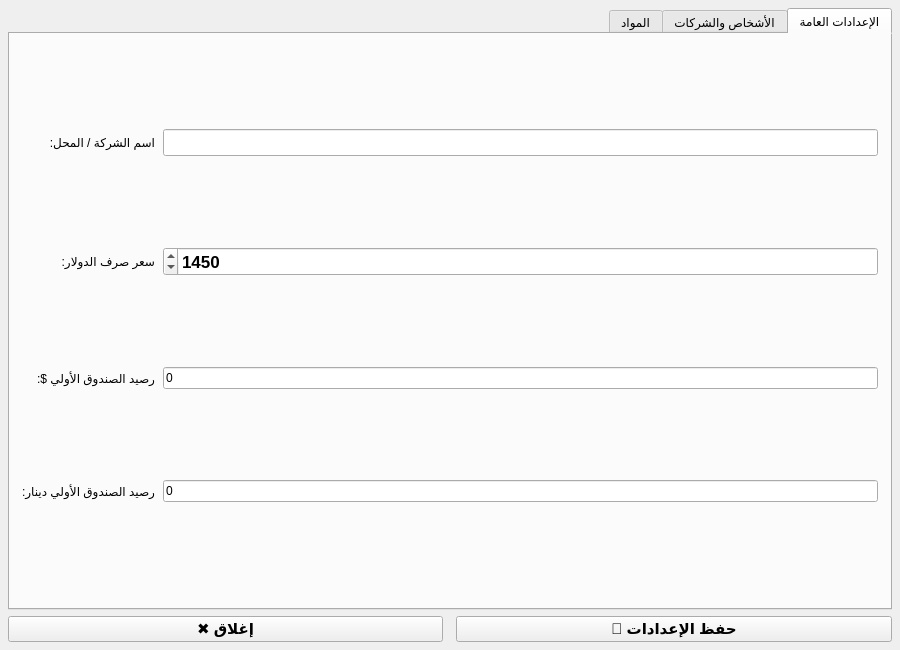
<?xml version="1.0" encoding="UTF-8"?>
<ui version="4.0">
 <class>SystemSettings</class>
 <widget class="QDialog" name="SystemSettings">
  <property name="geometry"><rect><x>0</x><y>0</y><width>900</width><height>650</height></rect></property>
  <property name="windowTitle"><string>أعداد النظام</string></property>
  <property name="layoutDirection"><enum>Qt::RightToLeft</enum></property>
  <layout class="QVBoxLayout" name="rootLayout">
   <property name="spacing"><number>6</number></property>
   <property name="margin"><number>8</number></property>
   <item>
    <widget class="QTabWidget" name="tabWidget">
     <property name="layoutDirection"><enum>Qt::RightToLeft</enum></property>

     <!-- TAB 1: General Settings -->
     <widget class="QWidget" name="tabGeneral">
      <attribute name="title"><string>الإعدادات العامة</string></attribute>
      <layout class="QGridLayout" name="settingsGrid">
       <property name="spacing"><number>8</number></property>
       <property name="margin"><number>12</number></property>
       <item row="0" column="1"><widget class="QLabel" name="lblCompanyName"><property name="text"><string>اسم الشركة / المحل:</string></property></widget></item>
       <item row="0" column="0"><widget class="QLineEdit" name="txtCompanyName"><property name="font"><font><family>Tahoma</family><pointsize>12</pointsize><bold>true</bold></font></property></widget></item>
       <item row="1" column="1"><widget class="QLabel" name="lblExchRate"><property name="text"><string>سعر صرف الدولار:</string></property></widget></item>
       <item row="1" column="0">
        <widget class="QDoubleSpinBox" name="spnExchRate">
         <property name="minimum"><double>1.000000</double></property>
         <property name="maximum"><double>99999.000000</double></property>
         <property name="decimals"><number>0</number></property>
         <property name="value"><double>1450.000000</double></property>
         <property name="font"><font><family>Tahoma</family><pointsize>13</pointsize><bold>true</bold></font></property>
        </widget>
       </item>
       <item row="2" column="1"><widget class="QLabel"><property name="text"><string>رصيد الصندوق الأولي $:</string></property></widget></item>
       <item row="2" column="0"><widget class="QLineEdit" name="txtCashboxDollar"><property name="text"><string>0</string></property></widget></item>
       <item row="3" column="1"><widget class="QLabel"><property name="text"><string>رصيد الصندوق الأولي دينار:</string></property></widget></item>
       <item row="3" column="0"><widget class="QLineEdit" name="txtCashboxDinar"><property name="text"><string>0</string></property></widget></item>
       <item row="4" column="0" colspan="2"><spacer><property name="orientation"><enum>Qt::Vertical</enum></property></spacer></item>
      </layout>
     </widget>

     <!-- TAB 2: Customers -->
     <widget class="QWidget" name="tabCustomers">
      <attribute name="title"><string>الأشخاص والشركات</string></attribute>
      <layout class="QVBoxLayout" name="custTabLayout">
       <property name="spacing"><number>4</number></property>
       <property name="margin"><number>6</number></property>
       <item>
        <widget class="QGroupBox" name="grpCustForm">
         <property name="title"><string>بيانات الشخص / الشركة</string></property>
         <layout class="QGridLayout" name="custFormGrid">
          <property name="spacing"><number>6</number></property>
          <item row="0" column="3"><widget class="QLabel"><property name="text"><string>الاسم:</string></property></widget></item>
          <item row="0" column="2"><widget class="QLineEdit" name="txtCustName"/></item>
          <item row="0" column="1"><widget class="QLabel"><property name="text"><string>المنطقة:</string></property></widget></item>
          <item row="0" column="0"><widget class="QLineEdit" name="txtCustRegion"/></item>
          <item row="1" column="3"><widget class="QLabel"><property name="text"><string>الهاتف:</string></property></widget></item>
          <item row="1" column="2"><widget class="QLineEdit" name="txtCustPhone"/></item>
          <item row="1" column="1"><widget class="QLabel"><property name="text"><string>العنوان:</string></property></widget></item>
          <item row="1" column="0"><widget class="QLineEdit" name="txtCustAddress"/></item>
          <item row="2" column="3"><widget class="QLabel"><property name="text"><string>الرصيد $:</string></property></widget></item>
          <item row="2" column="2"><widget class="QDoubleSpinBox" name="spnCustBalDollar"><property name="minimum"><double>-999999.000000</double></property><property name="maximum"><double>999999.000000</double></property><property name="decimals"><number>2</number></property></widget></item>
          <item row="2" column="1"><widget class="QLabel"><property name="text"><string>الرصيد دينار:</string></property></widget></item>
          <item row="2" column="0"><widget class="QDoubleSpinBox" name="spnCustBalDinar"><property name="minimum"><double>-999999999.000000</double></property><property name="maximum"><double>999999999.000000</double></property><property name="decimals"><number>0</number></property></widget></item>
          <item row="3" column="3"><widget class="QLabel"><property name="text"><string>النوع:</string></property></widget></item>
          <item row="3" column="2"><widget class="QComboBox" name="cmbCustType"><item><property name="text"><string>شخص</string></property></item><item><property name="text"><string>شركة</string></property></item></widget></item>
          <item row="3" column="1"><widget class="QLabel"><property name="text"><string>ملاحظات:</string></property></widget></item>
          <item row="3" column="0"><widget class="QLineEdit" name="txtCustNotes"/></item>
         </layout>
        </widget>
       </item>
       <item>
        <layout class="QHBoxLayout">
         <item><widget class="QPushButton" name="btnSaveCust"><property name="text"><string>💾 حفظ</string></property><property name="minimumHeight"><number>32</number></property></widget></item>
         <item><widget class="QPushButton" name="btnNewCust"><property name="text"><string>+ جديد</string></property><property name="minimumHeight"><number>32</number></property></widget></item>
         <item><spacer><property name="orientation"><enum>Qt::Horizontal</enum></property></spacer></item>
         <item><widget class="QPushButton" name="btnDeleteCust"><property name="text"><string>✖ حذف</string></property><property name="minimumHeight"><number>32</number></property></widget></item>
        </layout>
       </item>
       <item>
        <widget class="QTableWidget" name="tblCustomers">
         <property name="selectionBehavior"><enum>QAbstractItemView::SelectRows</enum></property>
         <column><property name="text"><string>الاسم</string></property></column>
         <column><property name="text"><string>المنطقة</string></property></column>
         <column><property name="text"><string>الهاتف</string></property></column>
         <column><property name="text"><string>الرصيد $</string></property></column>
         <column><property name="text"><string>الرصيد د</string></property></column>
         <column><property name="text"><string>النوع</string></property></column>
        </widget>
       </item>
      </layout>
     </widget>

     <!-- TAB 3: Products -->
     <widget class="QWidget" name="tabProducts">
      <attribute name="title"><string>المواد</string></attribute>
      <layout class="QVBoxLayout" name="prodTabLayout">
       <property name="spacing"><number>4</number></property>
       <property name="margin"><number>6</number></property>
       <item>
        <widget class="QGroupBox" name="grpProdForm">
         <property name="title"><string>بيانات المادة</string></property>
         <layout class="QGridLayout" name="prodFormGrid">
          <property name="spacing"><number>6</number></property>
          <item row="0" column="5"><widget class="QLabel"><property name="text"><string>الباركود:</string></property></widget></item>
          <item row="0" column="4"><widget class="QLineEdit" name="txtBarcode"/></item>
          <item row="0" column="3"><widget class="QLabel"><property name="text"><string>اسم المادة:</string></property></widget></item>
          <item row="0" column="0" colspan="3"><widget class="QLineEdit" name="txtProdName"/></item>
          <item row="1" column="5"><widget class="QLabel"><property name="text"><string>المجموعة:</string></property></widget></item>
          <item row="1" column="4"><widget class="QLineEdit" name="txtProdGroup"/></item>
          <item row="1" column="3"><widget class="QLabel"><property name="text"><string>النوع:</string></property></widget></item>
          <item row="1" column="2"><widget class="QLineEdit" name="txtProdType"/></item>
          <item row="2" column="5"><widget class="QLabel"><property name="text"><string>سعر الكلفة:</string></property></widget></item>
          <item row="2" column="4"><widget class="QDoubleSpinBox" name="spnCost"><property name="maximum"><double>999999.000000</double></property><property name="decimals"><number>3</number></property></widget></item>
          <item row="2" column="3"><widget class="QLabel"><property name="text"><string>تعبئة الكرتون:</string></property></widget></item>
          <item row="2" column="2"><widget class="QSpinBox" name="spnCartoon"><property name="minimum"><number>1</number></property><property name="maximum"><number>9999</number></property><property name="value"><number>1</number></property></widget></item>
          <item row="3" column="5"><widget class="QLabel"><property name="text"><string>جملة $:</string></property></widget></item>
          <item row="3" column="4"><widget class="QDoubleSpinBox" name="spnWsDollar"><property name="maximum"><double>999999.000000</double></property><property name="decimals"><number>3</number></property></widget></item>
          <item row="3" column="3"><widget class="QLabel"><property name="text"><string>مفرد $:</string></property></widget></item>
          <item row="3" column="2"><widget class="QDoubleSpinBox" name="spnRetDollar"><property name="maximum"><double>999999.000000</double></property><property name="decimals"><number>3</number></property></widget></item>
          <item row="4" column="5"><widget class="QLabel"><property name="text"><string>جملة د:</string></property></widget></item>
          <item row="4" column="4"><widget class="QDoubleSpinBox" name="spnWsDinar"><property name="maximum"><double>9999999.000000</double></property><property name="decimals"><number>0</number></property></widget></item>
          <item row="4" column="3"><widget class="QLabel"><property name="text"><string>مفرد د:</string></property></widget></item>
          <item row="4" column="2"><widget class="QDoubleSpinBox" name="spnRetDinar"><property name="maximum"><double>9999999.000000</double></property><property name="decimals"><number>0</number></property></widget></item>
          <item row="5" column="5"><widget class="QLabel"><property name="text"><string>الرصيد الأولي:</string></property></widget></item>
          <item row="5" column="4"><widget class="QDoubleSpinBox" name="spnStock"><property name="minimum"><double>-999999.000000</double></property><property name="maximum"><double>999999.000000</double></property><property name="decimals"><number>2</number></property></widget></item>
         </layout>
        </widget>
       </item>
       <item>
        <layout class="QHBoxLayout">
         <item><widget class="QPushButton" name="btnSaveProd"><property name="text"><string>💾 حفظ</string></property><property name="minimumHeight"><number>32</number></property></widget></item>
         <item><widget class="QPushButton" name="btnNewProd"><property name="text"><string>+ جديد</string></property><property name="minimumHeight"><number>32</number></property></widget></item>
         <item><spacer><property name="orientation"><enum>Qt::Horizontal</enum></property></spacer></item>
         <item><widget class="QPushButton" name="btnDeleteProd"><property name="text"><string>✖ حذف</string></property><property name="minimumHeight"><number>32</number></property></widget></item>
        </layout>
       </item>
       <item>
        <widget class="QTableWidget" name="tblProducts">
         <property name="selectionBehavior"><enum>QAbstractItemView::SelectRows</enum></property>
         <column><property name="text"><string>الباركود</string></property></column>
         <column><property name="text"><string>اسم المادة</string></property></column>
         <column><property name="text"><string>المجموعة</string></property></column>
         <column><property name="text"><string>الكلفة</string></property></column>
         <column><property name="text"><string>جملة $</string></property></column>
         <column><property name="text"><string>مفرد $</string></property></column>
         <column><property name="text"><string>الرصيد</string></property></column>
        </widget>
       </item>
      </layout>
     </widget>

    </widget>
   </item>

   <!-- Bottom buttons -->
   <item>
    <layout class="QHBoxLayout">
     <item><widget class="QPushButton" name="btnSave"><property name="text"><string>💾 حفظ الإعدادات</string></property><property name="minimumHeight"><number>36</number></property><property name="font"><font><family>Tahoma</family><pointsize>11</pointsize><bold>true</bold></font></property></widget></item>
     <item><spacer><property name="orientation"><enum>Qt::Horizontal</enum></property></spacer></item>
     <item><widget class="QPushButton" name="btnClose"><property name="text"><string>✖ إغلاق</string></property><property name="minimumHeight"><number>36</number></property><property name="font"><font><family>Tahoma</family><pointsize>11</pointsize><bold>true</bold></font></property></widget></item>
    </layout>
   </item>
  </layout>
 </widget>
 <resources/>
 <connections/>
</ui>
